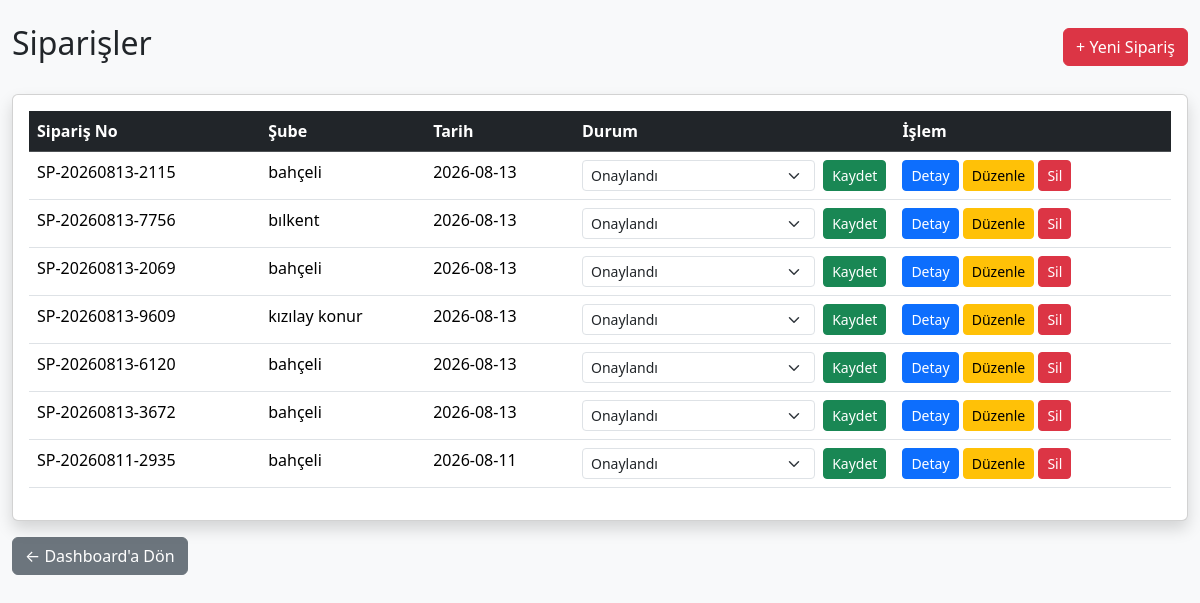
Page /siparisler (signed in) on the earlier database version.
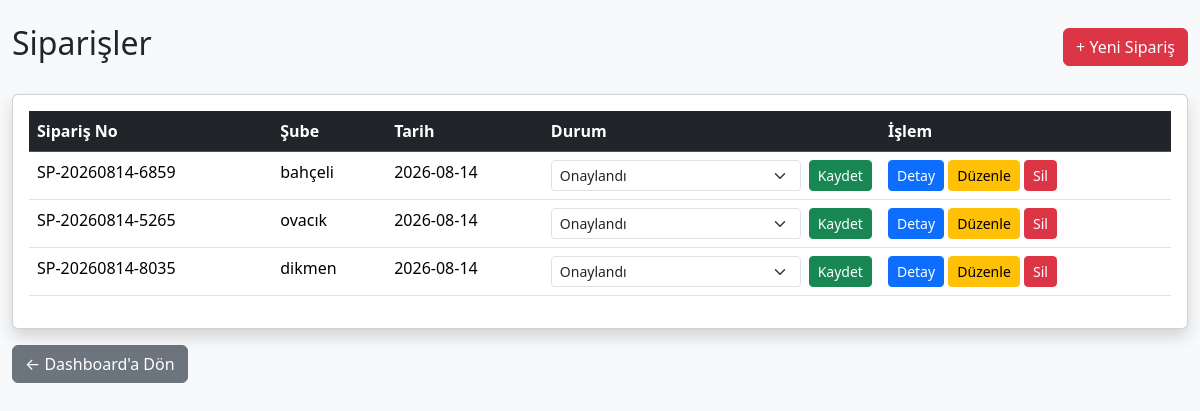
Same page on the later database version.
### tables this page shows
CREATE TABLE siparisler(

            id INTEGER PRIMARY KEY AUTOINCREMENT,

            siparis_no TEXT UNIQUE,

            sube_id INTEGER,

            tarih TEXT,

            durum TEXT,

            FOREIGN KEY(sube_id) REFERENCES subeler(id)

        );

CREATE TABLE subeler(

            id INTEGER PRIMARY KEY AUTOINCREMENT,

            sube_adi TEXT NOT NULL,

            yetkili TEXT,

            telefon TEXT,

            eposta TEXT,

            il TEXT,

            ilce TEXT,

            adres TEXT,

            durum TEXT

        , kullanici_adi TEXT, sifre TEXT, uretim_gunu TEXT, sevkiyat_gunu TEXT, sevkiyat_saati TEXT, teslim_suresi TEXT, limit_tutari REAL DEFAULT 0, firma TEXT DEFAULT 'ÖZNİL', lojistik_bedeli REAL DEFAULT 0);

### src/main.py (the view)
@app.route("/siparisler")
def siparisler():
    if "giris" not in session:
        return redirect("/")
    if session["yetki"] == "admin":
        liste = get_siparisler()
    else:
        liste = get_sube_siparisleri(
            session["sube_id"]
        )
    return render_template(
        "siparisler.html",
        siparisler=liste,
        yetki=session["yetki"]
    )

### src/database.py (called while the page is built)
def connect_database():
    print("DB =", os.path.abspath(DB_NAME))
    return sqlite3.connect(DB_NAME)

def get_siparisler():
    conn = connect_database()
    cursor = conn.cursor()
    cursor.execute("""
        SELECT
            s.id,
            s.siparis_no,
            sb.sube_adi,
            s.tarih,
            s.durum

        FROM siparisler s

        INNER JOIN subeler sb
            ON s.sube_id = sb.id

        ORDER BY s.id DESC
    """)
    sonuc = cursor.fetchall()
    conn.close()
    return sonuc

### src/main.py (called while the page is built)
@app.before_request
def test():
    print(
        "METHOD:",
        request.method,
        "URL:",
        request.path
    )

### templates/siparisler.html (shortened to what this page needs)
<!DOCTYPE html>
<html lang="tr">
<head>
<link href="https://cdn.jsdelivr.net/npm/bootstrap@5.3.3/dist/css/bootstrap.min.css" rel="stylesheet">
</head>
<body class="bg-light">
<div class="container-fluid mt-4">
<div class="d-flex justify-content-between align-items-center mb-4">
<h2>Siparişler</h2>
<a href="/yeni-siparis" class="btn btn-danger">
+ Yeni Sipariş
</a>
</div>
<div class="card shadow">
<div class="card-body">
<table class="table table-hover">
<thead class="table-dark">
<tr>
<th>Sipariş No</th>
<th>Şube</th>
<th>Tarih</th>
<th>Durum</th>
<th>İşlem</th>
</tr>
</thead>
<tbody>
{% if siparisler %}
{% for s in siparisler %}
<tr>
<td>
{{ s[1] }}
</td>
<td>
{{ s[2] }}
</td>
<td>
{{ s[3] }}
</td>
<td>
{% if yetki == "admin" %}
<form method="POST" action="/siparis-durum/{{ s[0] }}" class="d-flex">
<select
name="durum"
class="form-select form-select-sm">
<option value="Onaylandı"
{% if s[4]=="Onaylandı" %}selected{% endif %}>
Onaylandı
</option>
</select>
<button
class="btn btn-sm btn-success ms-2">
Kaydet
</button>
</form>
{% else %}
<span class="badge bg-secondary">
{{ s[4] }}
</span>
{% endif %}
</td>
<td>
<a
href="/siparis-detay/{{ s[0] }}"
class="btn btn-sm btn-primary">
Detay
</a>
{% if yetki == "admin" or s[4]=="Hazırlandı" %}
<a
href="/siparis-duzenle/{{ s[0] }}"
class="btn btn-sm btn-warning">
Düzenle
</a>
{% endif %}
{% if yetki == "admin" %}
<a
href="/siparis-sil/{{ s[0] }}"
class="btn btn-sm btn-danger"
onclick="return confirm('Bu sipariş silinsin mi?')">
Sil
</a>
{% endif %}
</td>
</tr>
{% endfor %}
{% else %}
<tr>
<td colspan="5" class="text-center text-muted p-5">
Henüz sipariş bulunmuyor.
</td>
</tr>
{% endif %}
</tbody>
</table>
</div>
</div>
<div class="mt-3">
<a href="/dashboard" class="btn btn-secondary">
← Dashboard'a Dön
</a>
</div>
</div>
</body>
</html>

Differences in the rows shown:
removed siparisler: siparis_no "SP-20260813-2115", sube_adi "bahçeli", tarih "2026-08-13", durum "Onaylandı"
removed siparisler: siparis_no "SP-20260813-7756", sube_adi "bılkent", tarih "2026-08-13", durum "Onaylandı"
removed siparisler: siparis_no "SP-20260813-2069", sube_adi "bahçeli", tarih "2026-08-13", durum "Onaylandı"
removed siparisler: siparis_no "SP-20260813-9609", sube_adi "kızılay konur", tarih "2026-08-13", durum "Onaylandı"
removed siparisler: siparis_no "SP-20260813-6120", sube_adi "bahçeli", tarih "2026-08-13", durum "Onaylandı"
removed siparisler: siparis_no "SP-20260813-3672", sube_adi "bahçeli", tarih "2026-08-13", durum "Onaylandı"
removed siparisler: siparis_no "SP-20260811-2935", sube_adi "bahçeli", tarih "2026-08-11", durum "Onaylandı"
added siparisler: siparis_no "SP-20260814-6859", sube_adi "bahçeli", tarih "2026-08-14", durum "Onaylandı"
added siparisler: siparis_no "SP-20260814-5265", sube_adi "ovacık", tarih "2026-08-14", durum "Onaylandı"
added siparisler: siparis_no "SP-20260814-8035", sube_adi "dikmen", tarih "2026-08-14", durum "Onaylandı"
